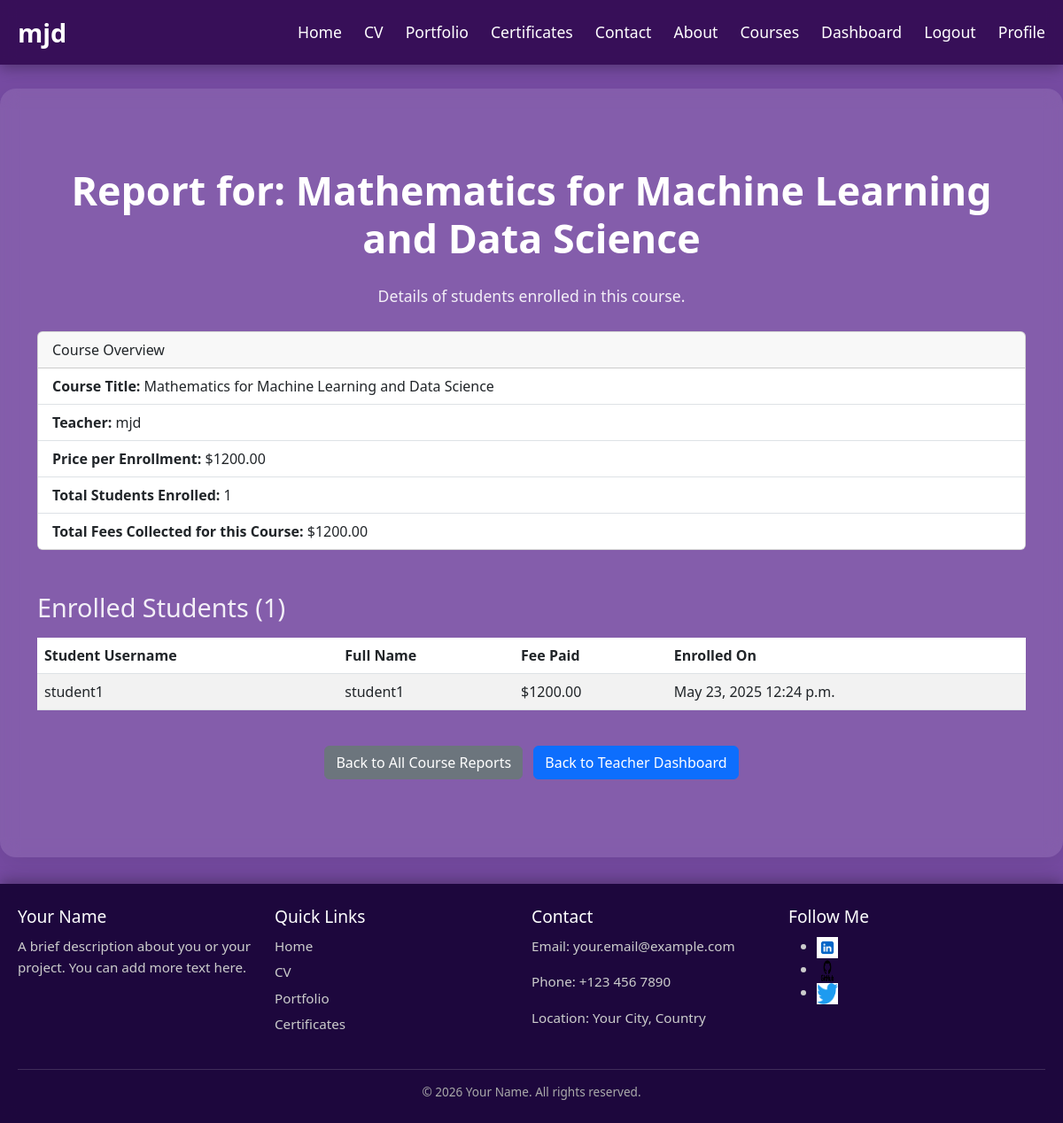
Page /teacher/reports/course/3/ (signed in) on the committed database.
### accounts/models.py (models this page shows, shortened)
class CustomUser(AbstractUser):
    USER_TYPE_CHOICES = (
        ('student', 'Student'),
        ('teacher', 'Teacher'),
        ('admin', 'Admin'),
    )
    user_type = models.CharField(max_length=10, choices=USER_TYPE_CHOICES, default='student')

class TeacherCourse(models.Model):
    STATUS_CHOICES = (
        ('draft', 'Draft'),
        ('pending', 'Pending Review'),
        ('approved', 'Approved'),
        ('rejected', 'Rejected'),
        ('published', 'Published'),
        ('archived', 'Archived'),
    )
    LANGUAGE_CHOICES = (
        ('en', 'English'),
        ('ar', 'Arabic'),
        ('fr', 'French'),
        ('es', 'Spanish'),
    )
    language = models.CharField(
        max_length=10,
        choices=LANGUAGE_CHOICES,
        default='en', # It's good practice to have a default
        verbose_name="Language of Instruction"
    )
    teacher_profile = models.ForeignKey(
        Profile,
        on_delete=models.CASCADE,
        related_name='courses',
        verbose_name="Teacher Profile"
    )
    title = models.CharField(max_length=255, verbose_name="Course Title")
    description = models.TextField(verbose_name="Course Description")
    course_picture = models.ImageField(
        upload_to='course_thumbnails/',
        default='course_thumbnails/default_course.png',
        blank=True,
        null=True
    )
    video_trailer_url = models.URLField(max_length=200, blank=True, null=True)
    price = models.DecimalField(
        max_digits=10,
        decimal_places=2,
        verbose_name="Course Price",
        validators=[MinValueValidator(Decimal('0.00'))] # Corrected validator to use Decimal
    )
    language = models.CharField(
        max_length=2,
        choices=LANGUAGE_CHOICES,
        default='en',
        verbose_name="Instruction Language"
    )
    categories = models.ManyToManyField(
        CourseCategory,
        related_name='courses',
        verbose_name="Categories"
    )
    level = models.ForeignKey(
        CourseLevel,
        on_delete=models.SET_NULL,
        null=True,
        blank=True,
        related_name='courses',
        verbose_name="Level"
    )
    featured = models.BooleanField(
        default=False,
        help_text="Check to mark this course as featured on the homepage."
    )
    status = models.CharField(
        max_length=20,
        choices=STATUS_CHOICES,
        default='draft',
        help_text="Current publication status of the course."
    )
    created_at = models.DateTimeField(auto_now_add=True)
    updated_at = models.DateTimeField(auto_now=True)
    class Meta:
        verbose_name = "Teacher Course"
        verbose_name_plural = "Teacher Courses"
        ordering = ['-created_at']

class Profile(models.Model):
    user = models.OneToOneField(CustomUser, on_delete=models.CASCADE, related_name='profile')
    profile_picture = models.ImageField(
        upload_to='images/profiles/',
        default='images/profiles/default.jpg',
        blank=True,
        null=True,
    )
    bio = models.TextField(max_length=500, blank=True, null=True)
    full_name_en = models.CharField(
        max_length=255,
        blank=True,
        null=True,
        verbose_name="Full Name (English)"
    )
    full_name_ar = models.CharField(
        max_length=255,
        blank=True,
        null=True,
        verbose_name="Full Name (Arabic)"
    )
    phone_number = models.CharField(
        max_length=20,
        blank=True,
        null=True,
        verbose_name="Phone Number"
    )
    experience_years = models.IntegerField(
        verbose_name="Years of Experience",
        default=0,
        blank=True,
        null=True,
        help_text="Number of years of teaching experience."
    )
    university = models.CharField(
        max_length=255,
        verbose_name="University Attended",
        blank=True,
        null=True,
        help_text="Name of the university you graduated from."
    )
    graduation_year = models.IntegerField(
        verbose_name="Graduation Year",
        blank=True,
        null=True,
        help_text="Year of your graduation."
    )
    major = models.CharField(
        max_length=255,
        verbose_name="Major/Specialization",
        blank=True,
        null=True,
        help_text="Your primary field of study."
    )
    is_teacher_application_pending = models.BooleanField(
        default=False,
        help_text="Is the teacher application awaiting admin approval?"
    )
    is_teacher_approved = models.BooleanField(
        default=False,
        help_text="Has the teacher application been approved by an admin?"
    )
    approved_by = models.ForeignKey(
        CustomUser,
        on_delete=models.SET_NULL,
        null=True, blank=True,
        related_name='approved_teacher_applications',
        help_text="Admin who approved this teacher application."
    )
    approval_date = models.DateTimeField(
        null=True, blank=True,
        help_text="Date and time when the application was approved."
    )
    rejected_by = models.ForeignKey(
        CustomUser,
        on_delete=models.SET_NULL,
        null=True, blank=True,
        related_name='rejected_teacher_applications',
        help_text="Admin who rejected this teacher application."
    )
    rejection_date = models.DateTimeField(
        null=True, blank=True,
        help_text="Date and time when the application was rejected."
    )
    rejection_reason = models.TextField(
        null=True, blank=True,
        help_text="Reason for rejection, if applicable."
    )
    commission_percentage = models.DecimalField(
        max_digits=5,
        decimal_places=2,
        default=Decimal('0.00'), # Corrected default to Decimal
        help_text="Commission percentage (e.g., 5.00 for 5%) deducted from course earnings."
    )
    class Meta:
        verbose_name = "User Profile"
        verbose_name_plural = "User Profiles"

class EnrolledCourse(models.Model):
    student = models.ForeignKey(Profile, on_delete=models.CASCADE, related_name='enrolled_courses')
    course = models.ForeignKey(TeacherCourse, on_delete=models.CASCADE, related_name='enrolled_students')
    enrolled_at = models.DateTimeField(auto_now_add=True)
    fee_paid = models.DecimalField(
        max_digits=10,
        decimal_places=2,
        default=Decimal('0.00') # Corrected default to Decimal
    )
    class Meta:
        unique_together = ('student', 'course')
        verbose_name = "Enrolled Course"
        verbose_name_plural = "Enrolled Courses"
        ordering = ['-enrolled_at']

### accounts/views.py (the view)
# urls.py: path('teacher/reports/course/<int:course_id>/', views.teacher_single_course_report, name='teacher_single_course_report'),
@login_required
@user_passes_test(is_approved_teacher, login_url='login')
def teacher_single_course_report(request, course_id):
    teacher_profile = request.user.profile
    course = get_object_or_404(TeacherCourse, id=course_id, teacher_profile=teacher_profile)
    enrollments = EnrolledCourse.objects.filter(course=course).select_related('student__user').order_by('student__user__username')
    students_in_course = []
    total_fees_for_course = Decimal('0.00') # Initialize as Decimal
    for enrollment in enrollments:
        students_in_course.append({
            'username': enrollment.student.user.username,
            'full_name': enrollment.student.full_name_en or enrollment.student.full_name_ar,
            'fee_paid': enrollment.fee_paid,
            'enrolled_at': enrollment.enrolled_at,
        })
        total_fees_for_course += enrollment.fee_paid
    commission_rate = teacher_profile.commission_percentage if teacher_profile.commission_percentage is not None else Decimal('0.00')
    commission_rate_decimal = Decimal(str(commission_rate)) / Decimal('100') # Convert to Decimal rate
    commission_value = total_fees_for_course * commission_rate_decimal
    profit = total_fees_for_course - commission_value
    context = {
        'course': course,
        'students_in_course': students_in_course,
        'total_students': enrollments.count(),
        'total_fees_collected': total_fees_for_course,
        'commission_rate': commission_rate,
        'commission_value': commission_value,
        'profit': profit,
        'page_title': f"Report for {course.title}",
    }
    return render(request, 'accounts/teacher_single_course_report.html', context)

### accounts/views.py (called while the page is built)
def is_approved_teacher(user):
    if not user.is_authenticated or user.user_type != 'teacher':
        return False
    if not hasattr(user, 'profile') or not user.profile:
        logging.warning(f"User {user.username} is a teacher but has no profile.")
        return False
    return user.profile.is_teacher_approved

### templates/accounts/teacher_single_course_report.html (shortened to what this page needs)
{% extends "base.html" %}
{% block content %}
<div class="container my-5">
    <h1 class="text-center mb-4">Report for: {{ course.title }}</h1>
    <p class="lead text-center">Details of students enrolled in this course.</p>
    <div class="card mb-4">
        <div class="card-header">
            Course Overview
        </div>
        <ul class="list-group list-group-flush">
            <li class="list-group-item"><strong>Course Title:</strong> {{ course.title }}</li>
            <li class="list-group-item"><strong>Teacher:</strong> {{ course.teacher_profile.user.get_full_name|default:course.teacher_profile.user.username }}</li>
            <li class="list-group-item"><strong>Price per Enrollment:</strong> ${{ course.price|floatformat:2 }}</li>
            <li class="list-group-item"><strong>Total Students Enrolled:</strong> {{ total_students }}</li>
            <li class="list-group-item"><strong>Total Fees Collected for this Course:</strong> ${{ total_fees_collected|floatformat:2 }}</li>
        </ul>
    </div>
    {% if students_in_course %}
    <h2 class="mt-5 mb-3">Enrolled Students ({{ total_students }})</h2>
    <div class="table-responsive">
        <table class="table table-striped table-hover">
            <thead class="thead-light">
                <tr>
                    <th scope="col">Student Username</th>
                    <th scope="col">Full Name</th>
                    <th scope="col">Fee Paid</th>
                    <th scope="col">Enrolled On</th>
                </tr>
            </thead>
            <tbody>
                {% for student_data in students_in_course %}
                <tr>
                    <td>{{ student_data.username }}</td>
                    <td>{{ student_data.full_name|default:"N/A" }}</td>
                    <td>${{ student_data.fee_paid|floatformat:2 }}</td>
                    <td>{{ student_data.enrolled_at|date:"F d, Y P" }}</td>
                </tr>
                {% endfor %}
            </tbody>
        </table>
    </div>
    {% else %}
    <div class="alert alert-warning text-center mt-4" role="alert">
        No students have enrolled in this course yet.
    </div>
    {% endif %}
    <div class="mt-4 text-center">
        <a href="{% url 'teacher_course_reports' %}" class="btn btn-secondary me-2">Back to All Course Reports</a>
        <a href="{% url 'teacher_dashboard' %}" class="btn btn-primary">Back to Teacher Dashboard</a>
    </div>
</div>
{% endblock %}

### templates/base.html (shortened to what this page needs)
{% load static %}
<!DOCTYPE html>
<html lang="en">
<head>
    <link href="https://cdn.jsdelivr.net/npm/bootstrap@5.3.3/dist/css/bootstrap.min.css" rel="stylesheet">
    <link rel="stylesheet" href="{% static 'css/styles.css' %}">
    <link href="https://cdn.jsdelivr.net/npm/bootstrap@5.3.0/dist/css/bootstrap.min.css" rel="stylesheet">
</head>
<body>
    <header class="main-header">
        <div class="header-content">
            <div class="logo">
                <a href="{% if user.is_authenticated %}{% url 'courses' %}{% else %}{% url 'index' %}{% endif %}">
                    {% if user.is_authenticated %}
                        {{ user.username }}
                    {% else %}
                        Your Name
                    {% endif %}
                </a>
            </div>
            <nav class="main-nav">
                <ul>
                    <li><a href="{% url 'index' %}">Home</a></li>
                    <li><a href="{% url 'cv' %}">CV</a></li>
                    <li><a href="{% url 'portfolio_page' %}">Portfolio</a></li>
                    <li><a href="{% url 'certificates' %}">Certificates</a></li>
                    <li><a href="{% url 'contact' %}">Contact</a></li>
                    <li><a href="{% url 'about' %}">About</a></li>
                    {% if user.is_authenticated %}
                        <li><a href="{% url 'courses' %}">Courses</a></li>
                        {% if user.user_type == 'teacher' %}
                            <li><a href="{% url 'teacher_dashboard' %}">Dashboard</a></li>
                        {% elif user.user_type == 'student' %}
                            <li><a href="{% url 'student_dashboard' %}">My Learning</a></li>
                        {% endif %}
                        <li><a href="{% url 'logout' %}">Logout</a></li>
                        <li><a href="{% url 'profile_edit' %}">Profile</a></li>
                    {% else %}
                        <li><a href="{% url 'login' %}">Login</a></li>
                        <li><a href="{% url 'signup' %}">Sign Up</a></li>
                    {% endif %}
                </ul>
            </nav>
        </div>
    </header>
    <main class="page-content">
        {% block content %}
        {% endblock %}
    </main>
    {% include '_footer.html' %}
</body>
</html>

### static/css/styles.css (style rules this page uses)
body { font-family: 'Poppins', sans-serif; text-align: center; background: linear-gradient(135deg, #764ba2, #764ba2); margin: 0; padding-top: 70px; color: white; min-height: 100vh; display: flex; flex-direction: column; align-items: center; justify-content: flex-start; line-height: 1.6; overflow-x: hidden; }
.main-header { background-color: rgba(40, 0, 70, 0.8); backdrop-filter: blur(8px); color: white; padding: 15px 0; position: fixed; top: 0; left: 0; width: 100%; z-index: 1000; box-shadow: 0 4px 15px rgba(0,0,0,0.3); }
.header-content { display: flex; justify-content: space-between; align-items: center; max-width: 1200px; margin: 0 auto; padding: 0 20px; }
.logo a { color: white; text-decoration: none; font-weight: 700; font-size: 1.8em; transition: color 0.3s ease; }
.main-nav ul { list-style: none; margin: 0; padding: 0; display: flex; gap: 25px; }
.main-nav ul li a { color: white; text-decoration: none; font-weight: 500; font-size: 1.1em; transition: color 0.3s ease; }
.page-content { flex-grow: 1; padding: 40px 20px; width: 100%; background: rgba(255, 255, 255, 0.1); backdrop-filter: blur(10px); border-radius: 18px; box-shadow: 0 10px 30px rgba(0,0,0,0.08); box-sizing: border-box; color: white; margin-top: 30px; margin-bottom: 30px; }
.page-content h1 { color: white; font-size: 2.8em; margin-bottom: 20px; font-weight: 700; }
.page-content h2 { color: rgba(255, 255, 255, 0.9); font-size: 1.8em; margin-bottom: 30px; font-weight: 500; }
.page-content p { line-height: 1.7; font-size: 1.1em; color: rgba(255, 255, 255, 0.9); margin-bottom: 25px; }

### rows in the picture
CustomUser: username "mjd"
TeacherCourse: title "Mathematics for Machine Learning and Data Science", teacher_profile.user.get_full_name "mjd", price "1200.00"
CustomUser: username "student1"
Profile: full_name "student1"
EnrolledCourse: fee_paid "1200.00", enrolled_at "May 23, 2025 12:24 p.m."

### other values in the picture
{{ total_students }} "1"
{{ total_fees_collected|floatformat:2 }} "1200.00"
